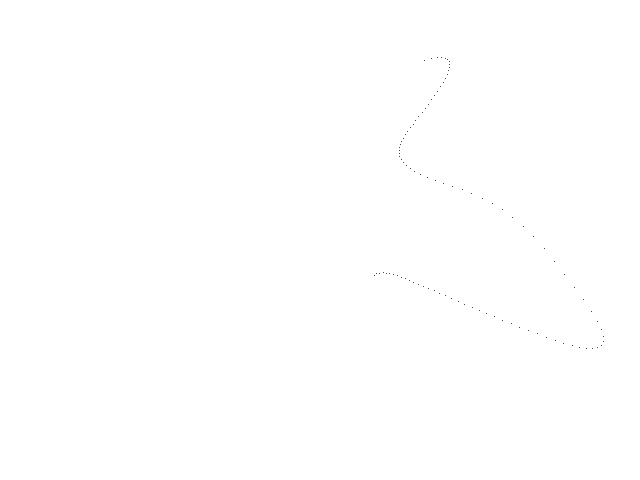
Frame 1 (no input)
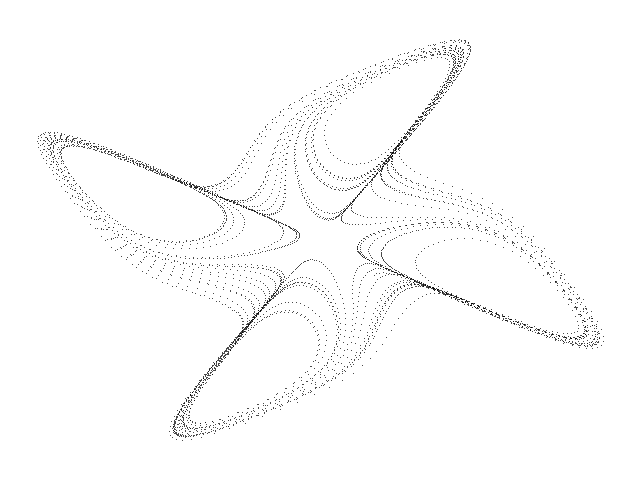
Frame 60 (the mouse pressed at the canvas centre just before this capture)
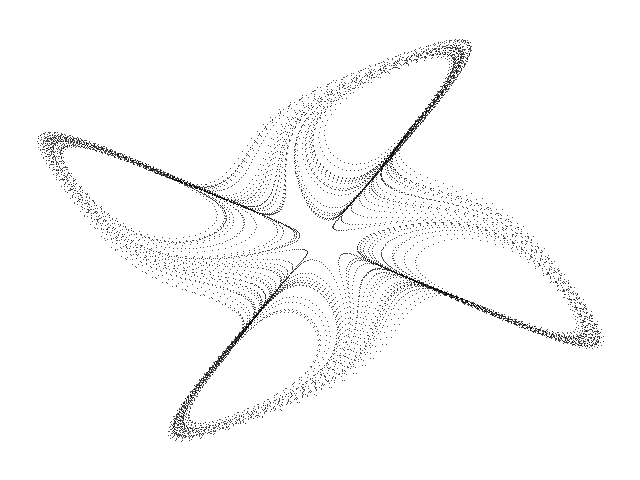
Frame 120 (the mouse held since frame 60 and released just before this capture)

The Processing sketch that drew these frames (run headless with seeded random() and noise(); from frame 60 on, the mouse is pressed at the canvas centre):

// Processing sketch: Lorenz_C
// ── Lorenz_C.pde
// Lorenz C chaotic attractor //

  float x = 1.0;
  float y = 1.0;
  float z = 1.0;
  float dt = 0.008;
  float h = 0.0;
  float a = 12.0;
  float b = 28.0;
  float c = 6.0;


void setup() {
  
  size(640, 480);
  background(255);
  
}

void draw() {
  
  for (int i=0; i<100; i++) {
    
    float nx = x;
    float ny = y;
    float nz = z;
    
    h = sqrt(pow(x, 2.0) + pow(y, 2.0));
    
    x = nx + dt * ((-a * pow(nx, 3.0) + (2.0 * a + b - nz) * pow(nx, 2.0) * ny + (a - 2.0) * nx * pow(ny, 2.0) + (nz - b) * pow(ny, 3.0)) / (2.0 * (pow(nx, 2.0) + pow(ny, 2.0))));
    y = ny + dt * (((b - nz) * pow(nx, 3.0) + (a - 2.0) * pow(nx, 2.0) * ny + (-2 * a - b + nz) * nx * pow(ny, 2.0) - a * pow(ny, 3.0)) / (2.0 * (pow(nx, 2.0) + pow(ny, 2.0))));
    z = nz + dt * ((2.0 * pow(nx, 3.0) * ny - 2.0 * nx * pow(ny, 3.0)) - c * nz);
  
    point(320 + (52 * x), 240 + (37 * y));
        
  }

}
